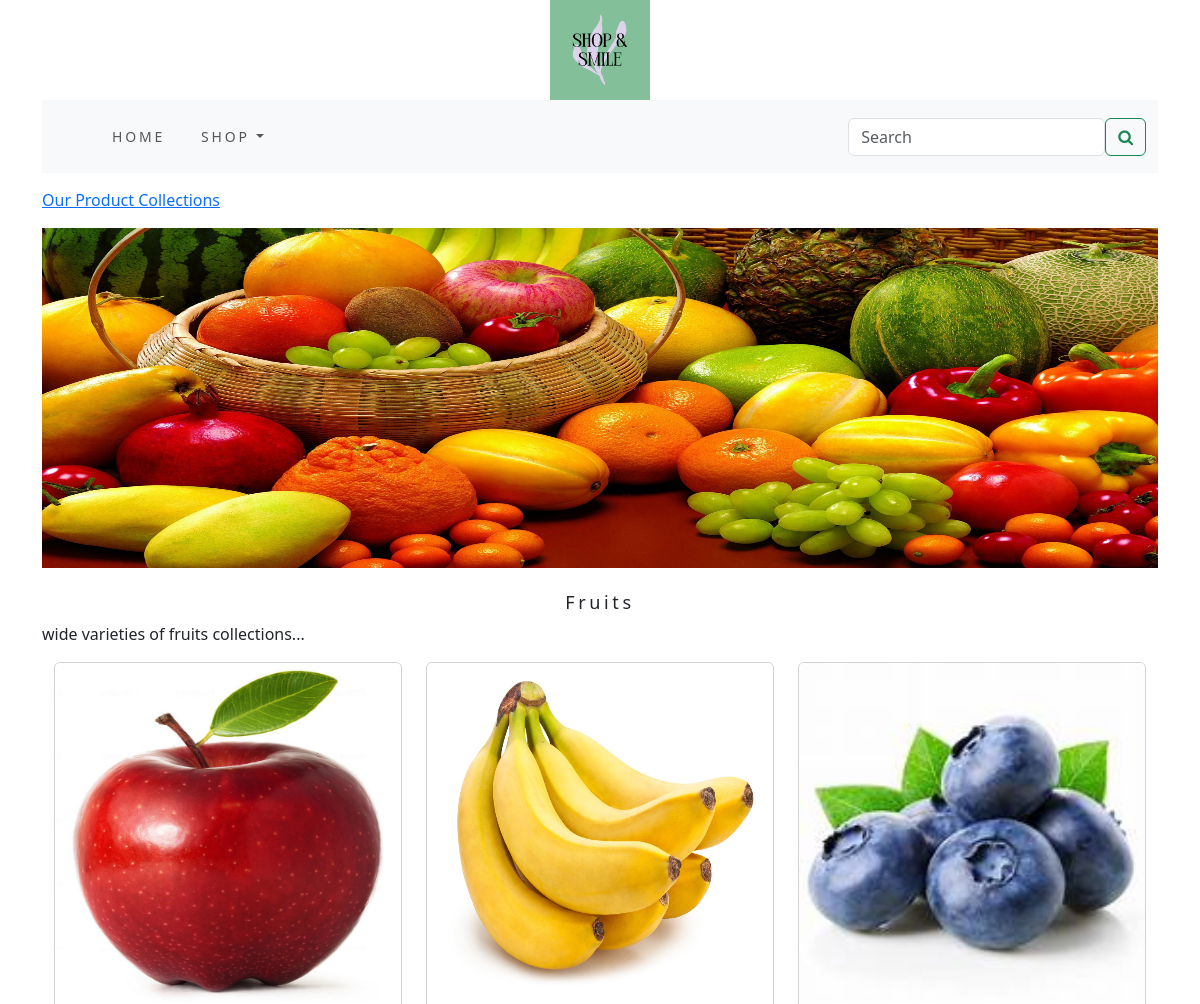
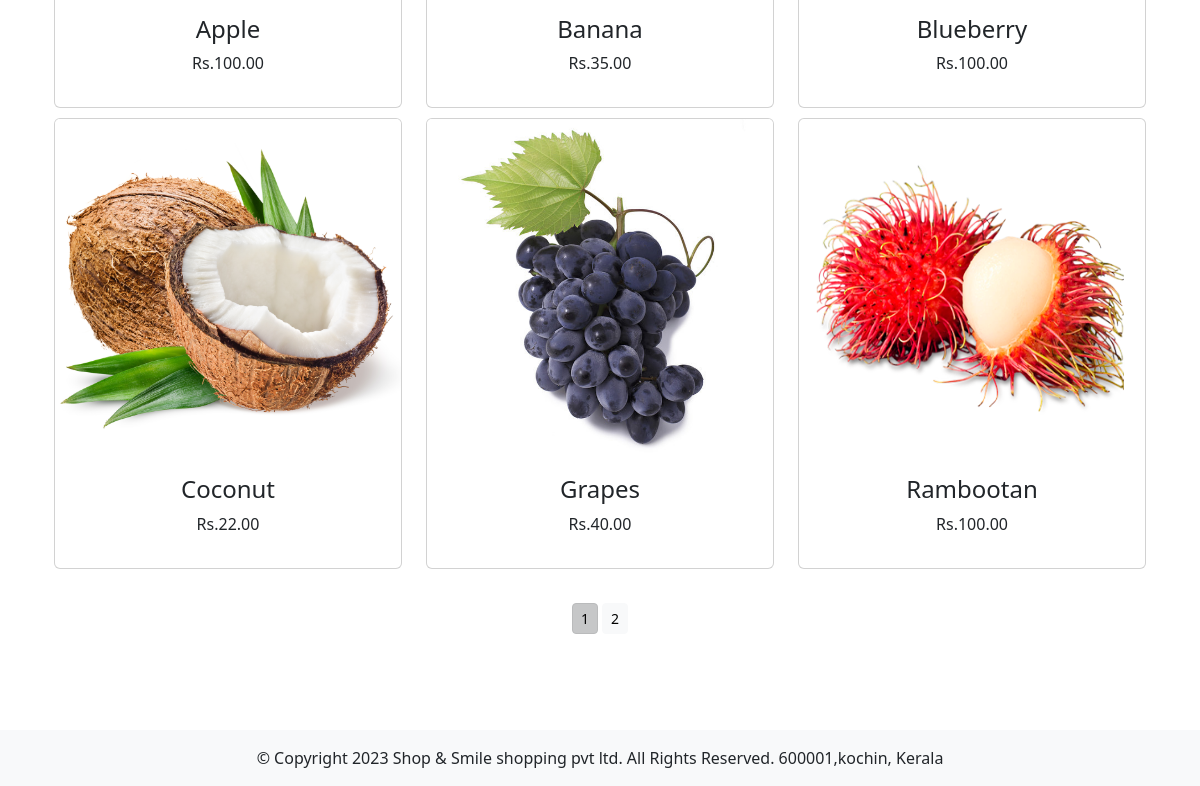
/fruits/, run on the app's committed database (2 pictures, top to bottom).
### shop/models.py (models this page shows, shortened)
class Category(models.Model):
    name = models.CharField(max_length=250, unique=True)
    slug = models.SlugField(max_length=250, unique=True)
    description = models.TextField()
    image = models.ImageField(upload_to='category', blank=True)
    class Meta:
        ordering = ('name',)
        verbose_name = 'category'
        verbose_name_plural = 'categories'
    def get_url(self):
        return reverse('shop:products_by_category', args=[self.slug])

class Product(models.Model):
    name = models.CharField(max_length=250, unique=True)
    slug = models.SlugField(max_length=250, unique=True)
    description = models.TextField(blank=True)
    price = models.DecimalField(max_digits=10, decimal_places=2)
    category = models.ForeignKey(Category, on_delete=models.CASCADE)
    image = models.ImageField(upload_to='product', blank=True)
    stock = models.IntegerField()
    available = models.BooleanField(default=True)
    created = models.DateTimeField(auto_now_add=True)
    updated = models.DateTimeField(auto_now=True)
    def get_url(self):
        return reverse('shop:prodCatdetail', args=[self.category.slug, self.slug])
    class Meta:
        ordering = ('name',)
        verbose_name = 'product'
        verbose_name_plural = 'products'

### shop/views.py (the view)
# urls.py: path('', views.allProdcat, name='allProdcat'),
def allProdcat(request, c_slug=None):
    c_page = None
    products_list = None
    if c_slug != None:
        c_page = get_object_or_404(Category, slug=c_slug)
        products_list = Product.objects.all().filter(category=c_page, available=True)
    else:
        products_list = Product.objects.all().filter(available=True)
    paginator = Paginator(products_list, 6)
    try:
        page = int(request.GET.get('page', '1'))
    except:
        page = 1
    try:
        products = paginator.page(page)
    except(EmptyPage, InvalidPage):
        products = paginator.page(paginator.num_pages)
    return render(request, "category.html", {'category': c_page, 'products': products})

### cart/context_processors.py (called while the page is built)
def counter(request):
    item_count = 0
    if 'admin' in request.path:
        return {}
    else:
        try:
            cart = Cart.objects.filter(cart_id=cart_id(request))
            cart_items = CartItem.objects.all().filter(cart=cart[:1])
            for cart_item in cart_items:
                item_count += cart_item.quantity
        except Cart.DoesNotExist:
            item_count = 0
    return dict(item_count=item_count)

### cart/views.py (called while the page is built)
def cart_id(request):
    cart = request.session.session_key
    if not cart:
        cart = request.session.create()
    return cart

### shop/context_processors.py (called while the page is built)
def menu_links(request):
    links=Category.objects.all()
    return dict(links=links)

### templates/category.html (shortened to what this page needs)
{% extends 'base.html' %}
{% load static %}
{% block content %}
    {% if category %}
       <div>
           <div class="row my_row_class">
               <div class="mx-auto">
               <p><a href="{% url 'shop:allProdcat' %}">Our Product Collections</a></p>
           </div>
               </div>
       </div>
    {% endif %}
       <div class="mx-auto">
    {% if category %}
           <img class="my_image" src="{{category.image.url}}" alt="{{category.name}}" width="250px" height="250px">
       </div>
       <br>
       <div>
           <h1 class="text-center my_title">{{category.name}}</h1>
           <p class="text-justify">{{category.description}}</p>
       </div>
    {% endif %}
    <div class="container">
        <div class="row mx_auto">
            {% for product in products.object_list %}
            <div class="my_bottom_margin col-9 col-sm-12 col-md-4 col-lg-4">
                <div class="card text-center" style="min-width:18rem;">
                    <a href="{{product.get_url}}"><img class="card-img-top my_image" src="{{product.image.url}}" alt="{{product.name}}" width="250px" height="250px"></a>
                    <div class="card-body">
                        <h4>{{product.name}}</h4>
                        <p>Rs.{{product.price}}</p>
                    </div>
                </div>
            </div>
            {% endfor %}
        </div>
        <div class="mx-auto">
            {% if products.paginator.num_pages > 1 %}
            <br>
            <div class="text-center">
                {% for pg in products.paginator.page_range %}
                <a href="?page={{pg}}" class="btn btn-light btn-sm {% if products.number == pg %} active {% endif %}">{{pg}}</a>
            {% endfor %}
            </div>
            {% endif %}
        </div>
        <br>
    </div>
{% endblock %}

### static/css/custom.css (style rules this page uses)
body { font-family: 'Roboto', sans-serif; min-height: 100vh; }
.my_row_class { padding-top: 15px; }
.my_image { width:100%; height:340px; }
.my_title { font-size: 18px; text_transform:uppercase; letter-spacing: .2em; }
.my_bottom_margin { margin-bottom:10px; }

### data on the page
Category: image (picture), name "Fruits", description "wide varieties of fruits collections..."
Product: image (picture), name "Apple", price "100.00"
Product: image (picture), name "Banana", price "35.00"
Product: image (picture), name "Blueberry", price "100.00"
Product: image (picture), name "Coconut", price "22.00"
Product: image (picture), name "Grapes", price "40.00"
Product: image (picture), name "Rambootan", price "100.00"

### other printed values
{{ pg }} "1" "2"
